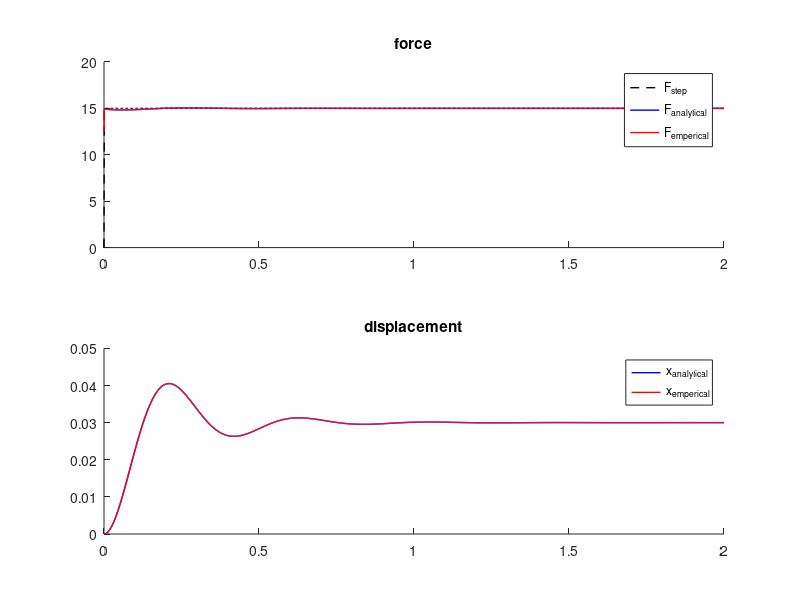

The MATLAB source for this figure: (Note: this script raises an error after producing the figure.)
%% A time-invariant impedance 
clear, clc, close all

F       = 15;
freq    = 1000;
m_n     = 2; %[kg]
b_n     = 20; %[Ns/m]
k_n     = 500; %[N/m]
omega_n = sqrt(k_n/m_n); %[rad/s]
zita    = b_n/(2*sqrt(k_n*m_n));
omega_d = omega_n*sqrt(1-zita^2); %[rad/s]


t   = 0:1/freq:2;
x_n = (F/k_n)*(1-exp(-zita*omega_n*t)/(sqrt(1-zita^2)).*sin(omega_d*t+acos(zita)));
f_n = (x_n-x_n(1))*k_n + [diff(x_n)/(1/freq), 0]*b_n + [diff(x_n,2)/(1/freq^2), 0, 0]*m_n;
f_n0= ones(size(x_n))*F; % force input
f_n0(1) = 0;

% solve the displacement, given the step function and the force input. 
f_input = ones(size(x_n))*F;
f_input(1) = 0; 
s = tf('s');
G = 1/(m_n*s^2+b_n*s+k_n);
x_pred = lsim(G,f_input,t);

% check the force, 
f_pred = (x_pred'-x_pred(1))*k_n + [diff(x_pred)'/(1/freq), 0]*b_n + [diff(x_pred,2)'/(1/freq^2), 0, 0]*m_n;

figure(); 
subplot(2,1,1); 
hold on;
plot(t, f_n0, 'k--', 'linewidth', 1);
plot(t, f_n, 'b', 'linewidth', 1); 
plot(t, f_pred, 'r', 'linewidth', 1);
ylim([0 20]);
legend('F_{step}', 'F_{analytical}', 'F_{emperical}')
title('force');
subplot(2,1,2); 
hold on;
plot(t, x_n, 'b', 'linewidth', 1); 
plot(t, x_pred, 'r', 'linewidth', 1);
legend('x_{analytical}', 'x_{emperical}')
title('displacement');
sgtitle('analytical f, x agree with emperical');

% use the tf to estimate the impedance 
f_input = f_n;
Ts = 1000;
data_est_UPs = iddata(x_n',f_input',1/Ts);
sysUP_s = tfest(data_est_UPs,2,0);
opt = predictOptions('InitialCondition','z');
[xp,~,~] = predict(sysUP_s,data_est_UPs,0,opt);
x_pred = xp.OutputData;
[NUM_UPs,DEN_UPs] = tfdata(sysUP_s);
K_est_up_s  = DEN_UPs{1}(3)/NUM_UPs{1}(3);
B_est_up_s  = DEN_UPs{1}(2)/NUM_UPs{1}(3);
M_est_up_s  = DEN_UPs{1}(1)/NUM_UPs{1}(3);
FIT_up_s    = sysUP_s.Report.Fit.FitPercent;
% estimation agrees with the setting 

%% A time-variant impedance 
clc; 

a = 0.5;
t = 0:1/freq:2;
toff = 0.20;
k = k_n*(1-a*exp(-(t-toff).^2/(2*0.05^2)));
figure(),
hold on;
plot(t,k), grid on
yline(mean(k));
ylim([0 max(k)]);
xlabel('Time [s]')
ylabel('Stiffness [N/m]')
title('examplary stiffness change'); 



i = 1;
for toff = [0.03 0.06 0.1 0.2]
    %Differential Equation
    f = @(t,x) [x(2);-(b_n/m_n)*x(2)-((k_n*(1-a*exp(-(t-toff)^2/(2*0.05^2))))/m_n)*x(1)+F/m_n];

    [tt,xx] = ode45(f,0:1/freq:2,[0,0]);

    x_kvar(:,i) = xx(:,1);
    k = k_n*(1-a*exp(-(t-toff).^2/(2*0.05^2)));
    fce(:,i) = (xx(:,1)' - xx(1,1)).*k + xx(:,2)'.*b_n + [diff(xx(:,2)')/(1e-3), 0]*m_n;

    i = i + 1;
end

x_pred = [];
% estimating each of the system using TI system 
for i = 1:4
%     f = fce(:,i);    
    x = x_kvar(:,i);
    f = ones(size(x))*F;    
    f(1) = 0; 
    f(end) = f(end-1);
    Ts = 1000;
    data_est_UPs = iddata(x,f,1/Ts);

    sysUP_s = tfest(data_est_UPs,2,0);
    opt = predictOptions('InitialCondition','z');
    [xp,~,~] = predict(sysUP_s,data_est_UPs,0,opt);
    x_pred(:,i) = xp.OutputData';
    [NUM_UPs,DEN_UPs] = tfdata(sysUP_s);
    K_est_up_s(i) = DEN_UPs{1}(3)/NUM_UPs{1}(3);
    B_est_up_s(i) = DEN_UPs{1}(2)/NUM_UPs{1}(3);
    M_est_up_s(i) = DEN_UPs{1}(1)/NUM_UPs{1}(3);
    FIT_up_s(i) = sysUP_s.Report.Fit.FitPercent;

%     figure(); 
%     subplot(2,1,1); 
%     hold on;
%     plot(t, f);
%     plot(t, fce(:,i));
%     subplot(2,1,2); 
%     hold on; 
%     plot(t, x);
%     plot(t, x_pred(:,i));
%     legend('actual pos', 'predicted pos');
end


figure(),
subplot(4,1,1);
hold on;
plot([0.03 0.03],[0 50],'--b');
plot(t,x_n*1000);
plot(tt,x_kvar(:,1)*1000);
plot(tt,x_pred(:,1)*1000, ':k');
legend('K peak time', 'TI model', 'TV model', 'TI fitting of TV');
ylabel('Disp. [mm]');
grid on
% title(['K' num2str(K_est_up_s(1)), ' fit' num2str(FIT_up_s(1))  '%']);
title('K peak at 0.03s');


subplot(4,1,2);
hold on;
plot([0.06 0.06],[0 50],'--b');
plot(t,x_n*1000);
plot(tt,x_kvar(:,2)*1000);
plot(tt,x_pred(:,2)*1000, ':k');
grid on
% legend('K peak time', 'TI model', 'TV model', 'TI fitting of TV');
ylabel('Disp. [mm]');
% title(['K' num2str(K_est_up_s(2)), ' fit' num2str(FIT_up_s(2))  '%']);
title('K peak at 0.06s')

subplot(4,1,3)
hold on;
plot([0.1 0.1],[0 50],'--b');
plot(t,x_n*1000);
plot(tt,x_kvar(:,3)*1000);
plot(tt,x_pred(:,3)*1000, ':k');
grid on
% legend('K peak time', 'TI model', 'TV model', 'TI fitting of TV');
ylabel('Disp. [mm]');
% title(['K' num2str(K_est_up_s(3)), ' fit' num2str(FIT_up_s(3))  '%']);
title('K peak at 0.10s')

subplot(4,1,4)
hold on;
plot([0.2 0.2],[0 50],'--b');
plot(t,x_n*1000);
plot(tt,x_kvar(:,4)*1000);
plot(tt,x_pred(:,4)*1000, ':k');
grid on
title(['K' num2str(K_est_up_s(4)), ' fit' num2str(FIT_up_s(4))  '%']);
xlabel('Time [s]');
ylabel('Disp. [mm]');
% legend('K peak time', 'TI model', 'TV model', 'TI fitting of TV');
title('K peak at 0.20s')
% sgtitle('displacement variates with reflex delay');

%% Time-variant impedance on multiple values

clc; 

K_pred_all = zeros(5, 4);
B_pred_all = zeros(5, 4);
M_pred_all = zeros(5, 4);
FIT_pred_all=zeros(5, 4);

k_list = [100 300 500 700 900];
toff_list =  [0.03 0.06 0.1 0.2];

for k_i = 1:5
    k_n = k_list(k_i);
    a = 0.5;
    t = 0:1/freq:2;
    toff = 0.2;
    k = k_n*(1-a*exp(-(t-toff).^2/(2*0.05^2)));


    i = 1;
    for toff = [0.03 0.06 0.1 0.2]
        %Differential Equation
        f = @(t,x) [x(2);-(b_n/m_n)*x(2)-((k_n*(1-a*exp(-(t-toff)^2/(2*0.05^2))))/m_n)*x(1)+F/m_n];

        [tt,xx] = ode45(f,0:1/freq:2,[0,0]);

        x_kvar(:,i) = xx(:,1);
        k = k_n*(1-a*exp(-(t-toff).^2/(2*0.05^2)));
        fce(:,i) = (xx(:,1)' - xx(1,1)).*k + xx(:,2)'.*b_n + [diff(xx(:,2)')/(1e-3), 0]*m_n;

        i = i + 1;
    end

    x_pred = [];
    % estimating each of the system using TI system
    for i = 1:4
        %     f = fce(:,i);
        x = x_kvar(:,i);
        f = ones(size(x))*F;
        f(1) = 0;
        f(end) = f(end-1);
        Ts = 1000;
        data_est_UPs = iddata(x,f,1/Ts);

        sysUP_s = tfest(data_est_UPs,2,0);
        opt = predictOptions('InitialCondition','z');
        [xp,~,~] = predict(sysUP_s,data_est_UPs,0,opt);
        x_pred(:,i) = xp.OutputData';
        [NUM_UPs,DEN_UPs] = tfdata(sysUP_s);
        K_est_up_s(i) = DEN_UPs{1}(3)/NUM_UPs{1}(3);
        B_est_up_s(i) = DEN_UPs{1}(2)/NUM_UPs{1}(3);
        M_est_up_s(i) = DEN_UPs{1}(1)/NUM_UPs{1}(3);
        FIT_up_s(i) = sysUP_s.Report.Fit.FitPercent;

        %     figure();
        %     subplot(2,1,1);
        %     hold on;
        %     plot(t, f);
        %     plot(t, fce(:,i));
        %     subplot(2,1,2);
        %     hold on;
        %     plot(t, x);
        %     plot(t, x_pred(:,i));
        %     legend('actual pos', 'predicted pos');
    end
    K_pred_all(k_i,:) = K_est_up_s;
    B_pred_all(k_i,:) = B_est_up_s;
    M_pred_all(k_i,:) = M_est_up_s;
    FIT_pred_all(k_i,:) = FIT_up_s;
end

K_pred_all_arr = K_pred_all(:);
FIT_pred_all_arr = FIT_pred_all(:);
% K_pred_all_arr(FIT_pred_all_arr<80) = nan;
K_pred_all_val = reshape(K_pred_all_arr,5,4);
plot(toff_list, K_pred_all_val, 'o-', 'linewidth', 2);
title('neglegable difference in model K and estimated K using TI model'); 
ylabel('K (N/m)');
xlabel('reflex peak time (s)');
legend('K = 100N/m', 'K = 300N/m', 'K = 500N/m', 'K = 700N/m', 'K = 900N/m');